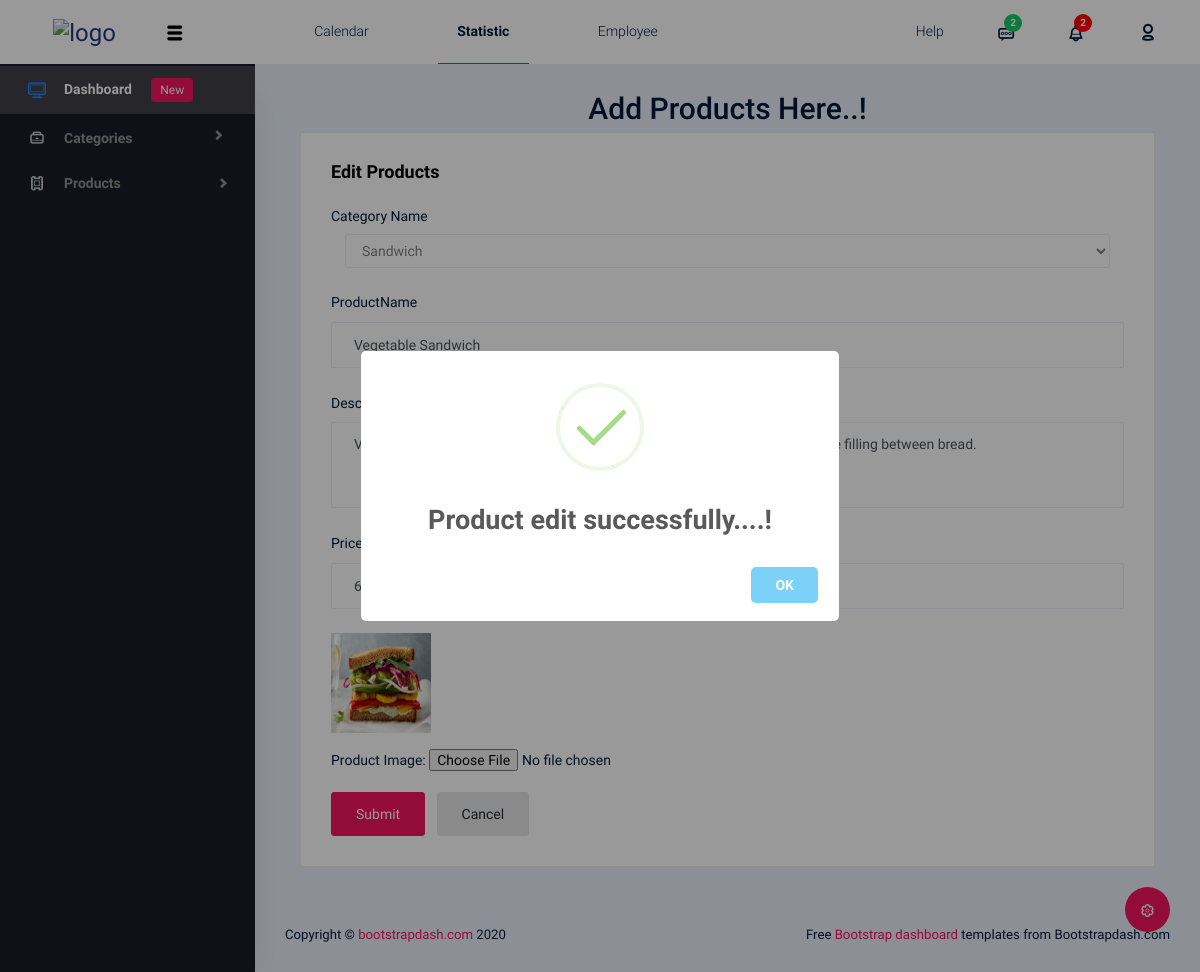
Screenshot of /Backend/edit_product/10/ with the database file from the repository.
### Backend/models.py (models this page shows)
class ProductDb(models.Model):
    Category_Name=models.CharField(max_length=100,null=True,blank=True)
    ProductName=models.CharField(max_length=100,null=True,blank=True)
    Description=models.CharField(max_length=100,null=True,blank=True)
    Price=models.IntegerField(null=True,blank=True)
    ProductImage=models.ImageField(upload_to="product image",null=True,blank=True)

### Backend/views.py (the view)
# urls.py: path('edit_product/<int:pro_id>/',views.edit_product,name="edit_product"),
def edit_product(request,pro_id):
    cat=CategoryDb.objects.all()
    product=ProductDb.objects.get(id=pro_id)
    messages.success(request, "Product edit successfully....!")
    return render(request,"Edit Product.html",{'cat':cat,'product':product})

### Backend/templates/Edit Product.html (shortened to what this page needs)
<!DOCTYPE html>
{% extends 'Index.html' %}
{% block content %}
<html lang="en">
<head>
</head>
<body>
<div style="text-align:center;">
    <h1>Add Products Here..!</h1>
</div>
<div class="col-12 grid-margin stretch-card">
              <div class="card">
                <div class="card-body">
                  <h4 class="card-title">Edit Products</h4>
                  <form class="forms-sample" method="post" action="{% url 'Update_product' dataid=product.id %}" enctype="multipart/form-data">
                    <div class="col-md-12">
                        <div class="form-group row">
                          <label>Category Name</label>
                          <div class="col-sm-12">
                            <select class="form-control" name="cat">
                              <option>{{product.Category_Name}}</option>
                            </select>
                          </div>
                        </div>
                    </div>
                    <div class="form-group">
                      <label for="exampleInputName1">ProductName</label>
                      <input type="text" class="form-control" id="exampleInputName1" placeholder="Name" name="pname" value="{{product.ProductName}}">
                    </div>
                    <div class="form-group">
                      <label for="exampleTextarea1">Description</label>
                    </div>
                    <div class="form-group">
                      <label for="exampleInputCity1">Price</label>
                    </div>
                      <img src="{{product.ProductImage.url}}" width="100px" height="100px"><br><br>
                    <label>Product Image:</label>
                    <input type="file" placeholder="Add Image" name="pimage" value="{{product.ProductImage.url}}"><br><br>
                    <button type="submit" class="btn btn-primary mr-2">Submit</button>
                    <button class="btn btn-light">Cancel</button>
                  </form>
                </div>
              </div>
            </div>
</body>
</html>
{% endblock %}

### rows the page displays
ProductDb: cat "Sandwich", pname "Vegetable Sandwich", ProductImage (picture)
